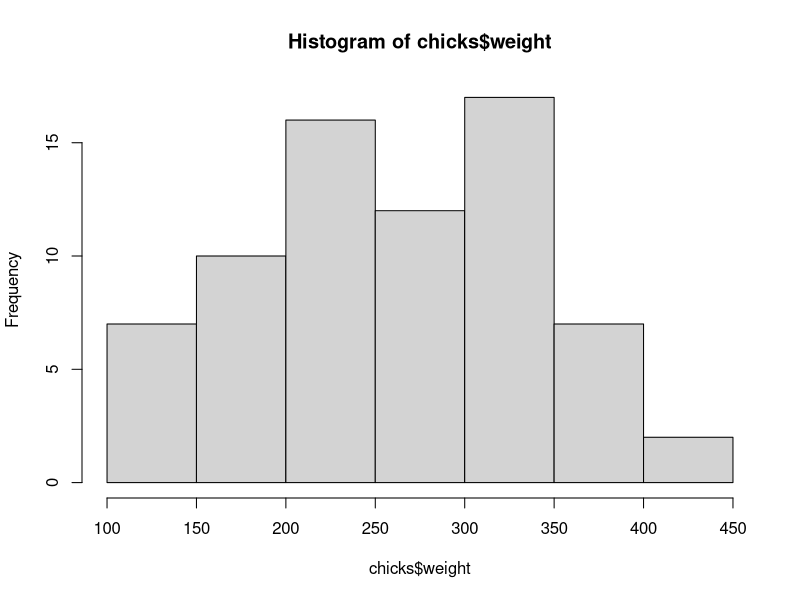
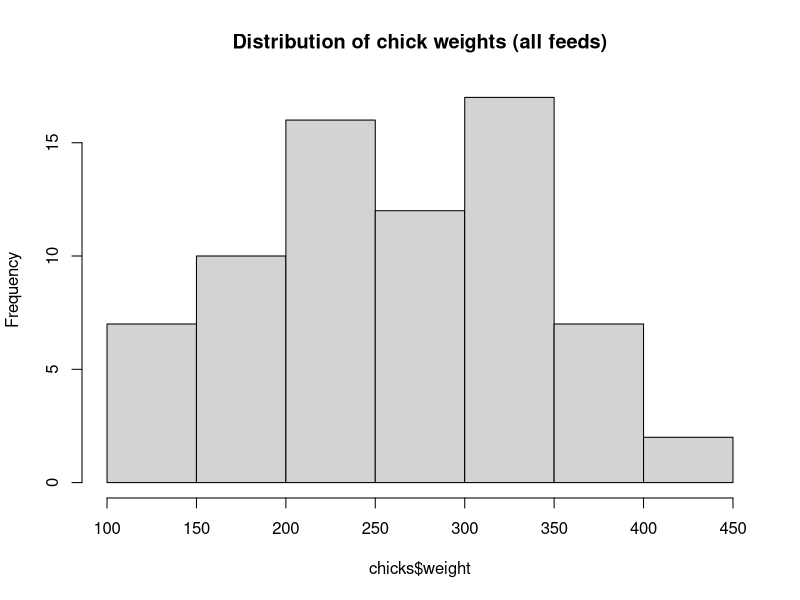
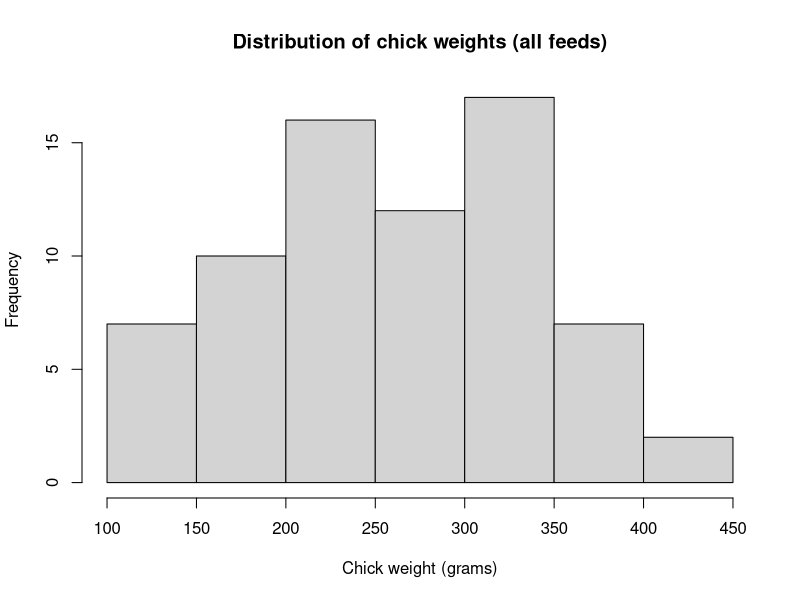
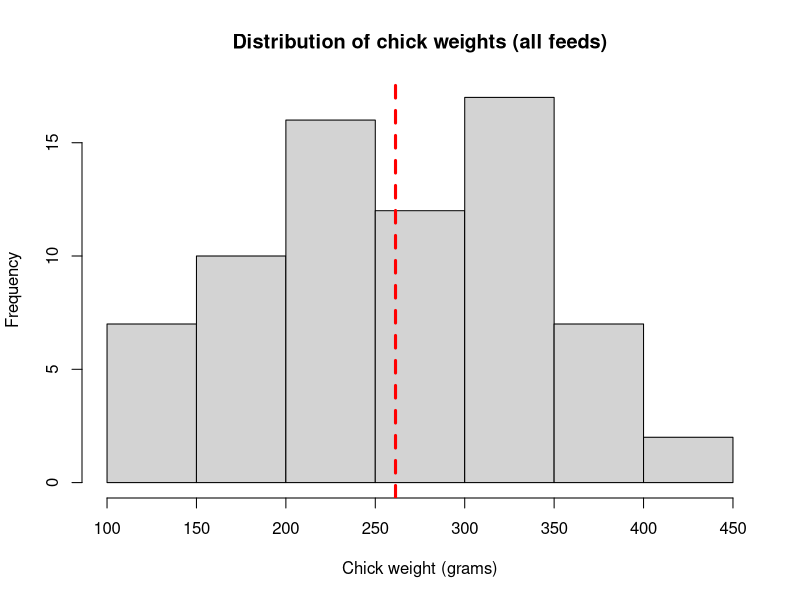
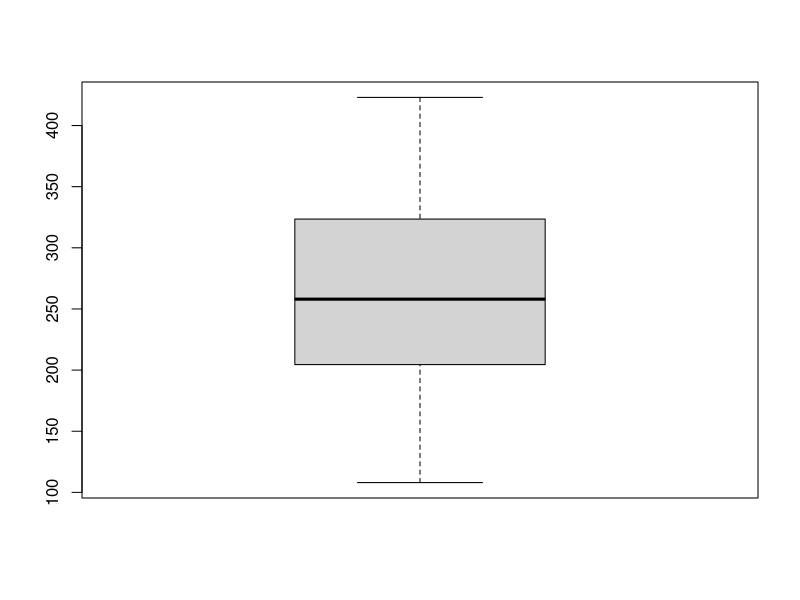
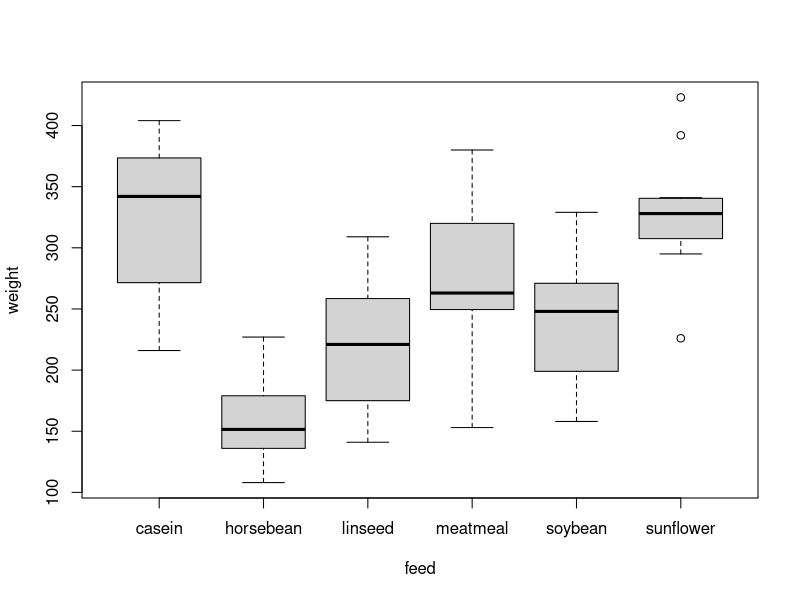
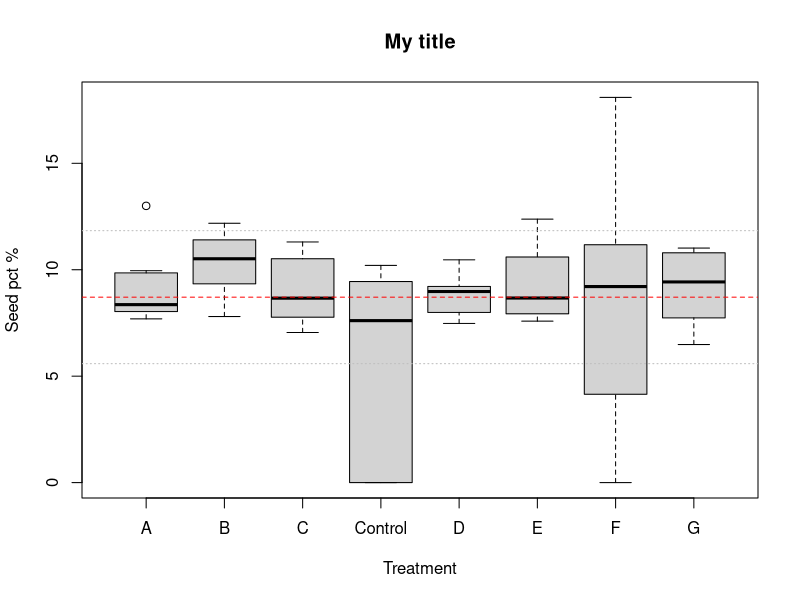
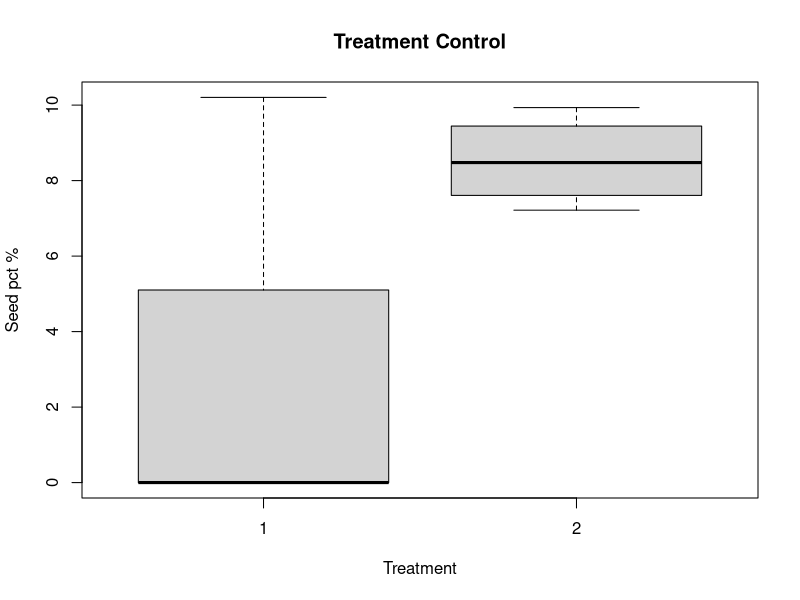

R code for these plots, in order:
## HEADER ####
## Who: <YOUR NAME>
## https://dsgarage.netlify.app/
## What: 2.1 Question, explore, analyze
## Last edited: <DATE TODAY in yyyy-mm-dd format)
####


## CONTENTS ####
# 2.1.1 Question formulation and hypothesis testing
# 2.1.2 Summarize: Weighing the Pig
# 2.1.3 Variables and graphing
# 2.1.4 "Analysis" versus "EDA"
# 2.1.5 Statistical Analysis Plan: the concept
# 2.1.6 problems

# 2.1.2 Summarize: Weighing the Pig ####

# Try this:

# Download the 2.1-chickwts.xlsx file, read it into a data 
# object in R called "chicks", 
# and convert the "feed" variable to a factor if necessary.

# Load necessary libraries
library(openxlsx)

# Read file
# This should be YOUR file path...
setwd("D:/Dropbox/git/DSgarage/public/data") 
chicks <- read.xlsx("2.1-chickwts.xlsx")

# Convert feed to factor if needed
class(chicks$feed) # Character
chicks$feed <- factor(chicks$feed)
class(chicks$feed) # Factor

# Try this:

# Summarize the whole dataset
# summary() provides summary statistics for numeric variables and counts
summary(chicks)

# we might want to look at summary for different levels of feed
?summary
summary(object = chicks$weight[which(chicks$feed == "casein")])
summary(object = chicks$weight[which(chicks$feed == "horsebean")])
# etc. - this method is easy but inelegant?

# aggregate()
?aggregate

# mean
aggregate(x = chicks$weight, by = list(chicks$feed), FUN = mean)

# standard deviation
aggregate(x = chicks$weight, by = list(chicks$feed), FUN = sd)

# You can make your own function for the FUN argument
# stadard error of mean, SEM = standard deviation / square root of sample size
aggregate(x = chicks$weight, by = list(chicks$feed), 
          FUN = function(x){ sd(x)/sqrt(length(x)) })

# You can apply several functions and name them!
aggregate(x = chicks$weight, by = list(feed = chicks$feed), 
          FUN = function(x){ c(mean = mean(x), 
                               sd = sd(x),  
                               SEM = sd(x)/sqrt(length(x)))})

# 2.1.3 Variables and graphing ####

# The least you can do
help(hist)
hist(x = chicks$weight)

# Argument main
hist(x = chicks$weight,
     main = "Distribution of chick weights (all feeds)")

# x axis title
hist(x = chicks$weight,
     main = "Distribution of chick weights (all feeds)",
     xlab = "Chick weight (grams)")

# Add vertical line for mean weight
hist(x = chicks$weight,
     main = "Distribution of chick weights (all feeds)",
     xlab = "Chick weight (grams)")

help(abline)
abline(v = mean(chicks$weight), col = "red", lty = 2, lwd = 3)

# Try a boxplot
help(boxplot)
boxplot(x = chicks$weight)
# I have seen worse graphs, but I can't remember when.
# Fix. It.

# weight as a function of feed
boxplot(formula = weight ~ feed,
        data = chicks)
# This is probably a good representation of our hypothesis
# Fix the graph...

# 2.1.6 problems ####
# 1 Show code to set up an R analysis file with a header, 
# table of contents, and a setup section that sets your working 
# directory, loads any required libraries and reads in the data. 
# Call the data.frame object you create seed.

setwd(r"(D:\Dropbox\git\DSgarage\public\scripts)")
library(openxlsx)
seed <- read.xlsx("field-trial.xlsx") 

# 2 pct, wet and dry should be numeric; block and trial should 
# be factors, and treatment should be a factor with the level 
# "Control" set as the reference. Show the code to do this.



# 3 Use aggregate() to calculate the mean, standard deviation, 
# standard error, and the count (e.g. length()) of pct for each 
# level of treatment. Show the code.



# 4 Make a fully labelled boxplot of the pct as a function of 
# treatment. Add a horizontal line (red and dashed) for the 
# overall mean of pct, and 2 horizontal lines (gray, dotted) 
# for the overall mean of pct +/- 1 standard deviation.
seed$block <- factor(seed$block)
seed$trial <- factor(seed$trial)


boxplot(pct ~ treatment,
        data = seed,
        xlab = 'Treatment',
        ylab = 'Seed pct %',
        main = 'My title')
abline(h = mean(seed$pct),
       col = "red",
       lty = 2)
abline(h = mean(seed$pct) + sd(seed$pct),
       col = "gray",
       lty = 3)
abline(h = mean(seed$pct) - sd(seed$pct),
       col = "gray",
       lty = 3)


# 5 (hard: may require tinkering and problem solving) 
# Experiment making a boxplot showing pct ~ treatment 
# separated for each ```trial

par(mfrow=c(1,1))

seed_Control <- seed[which(seed$treatment == "Control"),]
boxplot(
  pct ~ trial,
  data = seed_Control,
  xlab = 'Treatment',
  ylab = 'Seed pct %',
  main = 'Treatment Control'
)

seed_A <- seed[which(seed$treatment == "A"),]
boxplot(
  pct ~ trial,
  data = seed_A,
  xlab = 'Treatment',
  ylab = 'Seed pct %',
  main = 'Treatment A'
)
seed_B <- seed[which(seed$treatment == "B"),]
boxplot(
  pct ~ trial,
  data = seed_B,
  xlab = 'Treatment',
  ylab = 'Seed pct %',
  main = 'Treatment B'
)

# 6 Write a plausible practice question involving aggregate() 
# and boxplot() in-built R dataset iris.
